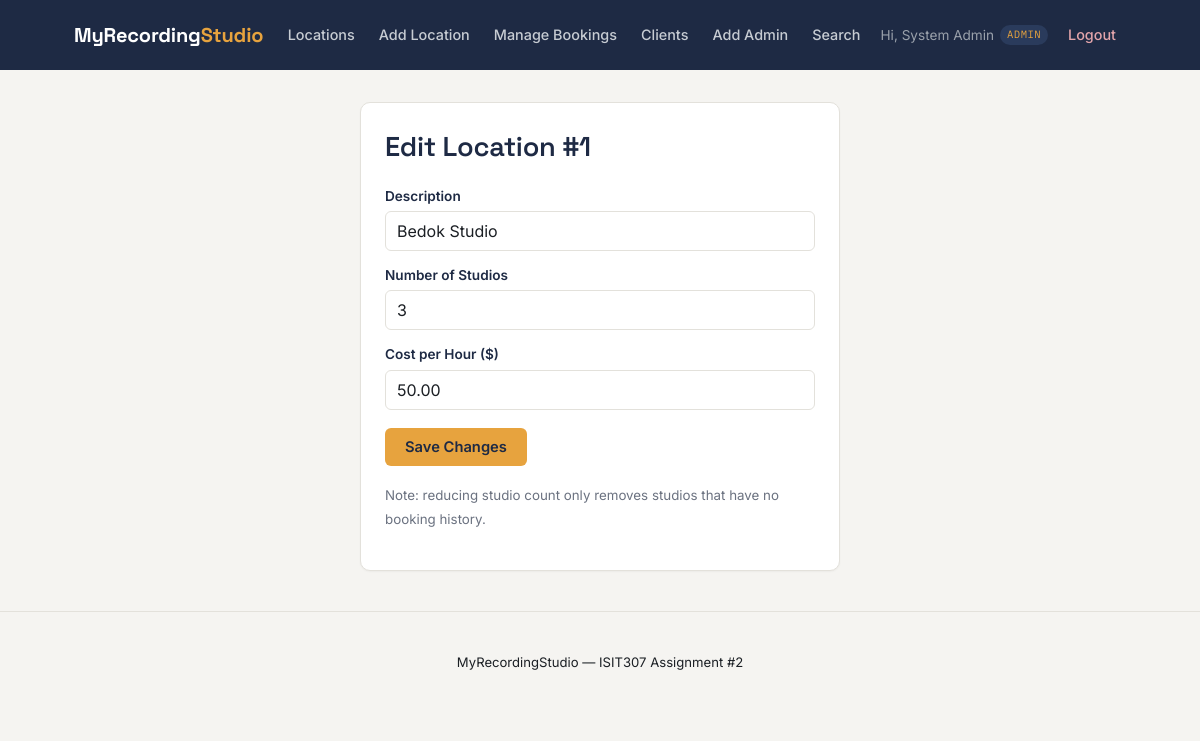
Screenshot of /location_edit.php?id=1 (signed in) with the database file from the repository.
### tables this page shows
CREATE TABLE locations (
    location_id     INT AUTO_INCREMENT PRIMARY KEY,
    description     VARCHAR(255) NOT NULL,
    num_studios     INT NOT NULL CHECK (num_studios > 0),
    cost_per_hour   DECIMAL(8,2) NOT NULL CHECK (cost_per_hour >= 0)
);

### classes/Location.php (called while the page is built, shortened)
<?php
class Location {
    public static function findById(int $locationId): ?array {
        $db = Database::getConnection();
        $stmt = $db->prepare('SELECT * FROM locations WHERE location_id = ?');
        $stmt->execute([$locationId]);
        $row = $stmt->fetch();
        return $row ?: null;
    }
}

### includes/bootstrap.php (called while the page is built, shortened)
<?php
require_once __DIR__ . '/../classes/Location.php';
function h(?string $value): string {
    return htmlspecialchars($value ?? '', ENT_QUOTES, 'UTF-8');
}

### location_edit.php (the view, shortened to what this page needs)
<?php
require_once __DIR__ . '/includes/bootstrap.php';
$locationId = (int)($_GET['id'] ?? $_POST['location_id'] ?? 0);
$location = Location::findById($locationId);
require __DIR__ . '/includes/header.php';
?>
<div class="card" style="max-width:480px;margin:0 auto;">
    <h1>Edit Location #<?= (int)$locationId ?></h1>
    <form method="post">
        <label>Description</label>
        <input type="text" name="description" value="<?= h($location['description']) ?>" required>
        <label>Number of Studios</label>
        <input type="number" name="num_studios" min="1" value="<?= h((string)$location['num_studios']) ?>" required>
        <label>Cost per Hour ($)</label>
        <input type="number" step="0.01" min="0" name="cost_per_hour" value="<?= h((string)$location['cost_per_hour']) ?>" required>
        <button class="btn" type="submit">Save Changes</button>
    </form>
    <p><small>Note: reducing studio count only removes studios that have no booking history.</small></p>
</div>
<?php require __DIR__ . '/includes/footer.php'; ?>

### css/style.css (style rules this page uses)
:root { --ink: #1e2a44; --ink-soft: #2a3b5c; --paper: #f5f4f1; --card: #ffffff; --amber: #e7a33e; --amber-dark: #e7a33e; --teal: #0e8074; --text: #1b1f24; --muted: #6b7280; --border: #e3e1db; --success: #2f9e6e; --success-bg: #e7f5ef; --error: #d64550; --error-bg: #fbeaec; --font-display: 'Space Grotesk', 'Segoe UI', sans-serif; --font-body: 'Inter', 'Segoe UI', sans-serif; --font-mono: 'IBM Plex Mono', 'Consolas', monospace; }
* { box-sizing: border-box; }
html { scroll-behavior: smooth; }
body { margin: 0; font-family: var(--font-body); background: var(--paper); color: var(--text); line-height: 1.5; }
h1, h2, h3 { font-family: var(--font-display); color: var(--ink); font-weight: 600; letter-spacing: -0.01em; }
h1 { font-size: 1.7em; margin-top: 0; }
p { color: var(--text); }
small, p small { color: var(--muted); }
.card { background: var(--card); border: 1px solid var(--border); border-radius: 10px; padding: 24px; margin-bottom: 20px; box-shadow: 0 1px 2px rgba(20, 23, 28, 0.04); }
form label { display: block; margin-top: 14px; font-weight: 600; font-size: 0.85em; color: var(--ink); }
form input, form select, form textarea { width: 100%; padding: 9px 11px; margin-top: 5px; border: 1px solid var(--border); border-radius: 6px; font-size: 1em; font-family: var(--font-body); background: var(--card); color: var(--text); transition: border-color 0.15s ease; }
.btn { display: inline-block; background: var(--amber); color: var(--ink); border: none; padding: 10px 20px; border-radius: 6px; cursor: pointer; font-family: var(--font-body); font-weight: 600; font-size: 0.92em; text-decoration: none; margin-top: 18px; transition: background-color 0.15s ease, transform 0.05s ease; }

### rows the page displays
locations: description "Bedok Studio", num_studios "3", cost_per_hour "50.00"

### other values shown
$_SESSION['user_name'] "System Admin"
current_user_type() "ADMIN"
$locationId "1"
